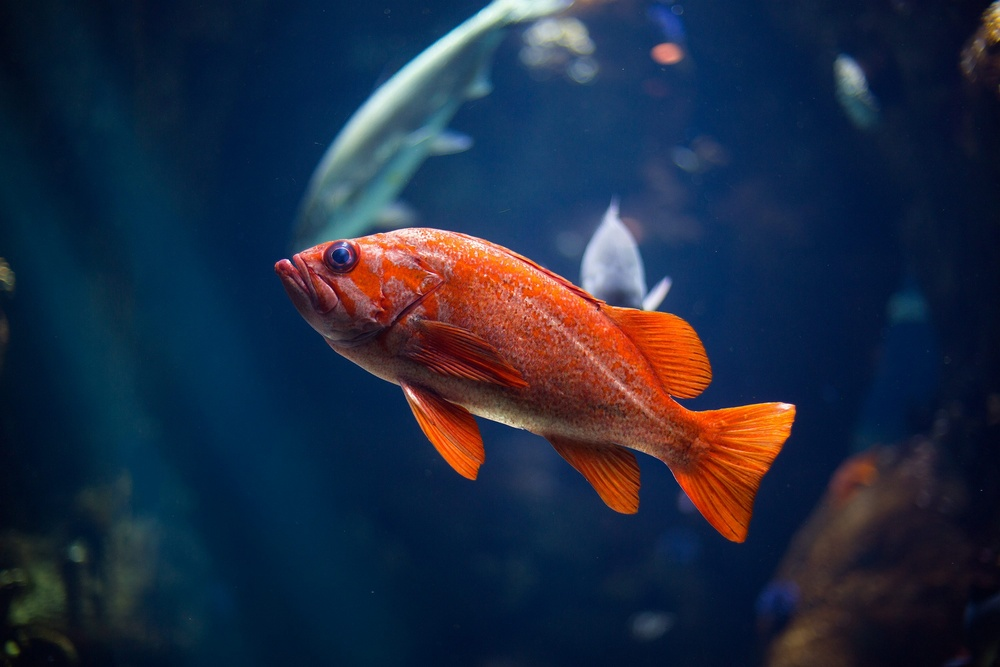
#> input picture photo-1497671954146-59a89ff626ff.jfif, 1000 x 667 px, shrunk from 3000 x 2000 before the run
$ jupyter execute image_Compression.ipynb
#> lines starting #> are read from the running program, lines starting #| are printed output that depends on the picture
[cell 1]
import numpy as np
import matplotlib.pyplot as plt
from sklearn.cluster import KMeans
from skimage import io

[cell 2]
# Load image
image = io.imread('photo-1497671954146-59a89ff626ff.jfif')
#> image is the input picture: shape (667, 1000, 3); mean R, G, B 32.8, 44.2, 65.8
image = image / 255.0  # Normalize pixel values (optional)

# Reshape image to a 2D array of pixels (n_samples, n_features)
pixels = image.reshape(-1, 3)

[cell 3]
# Apply KMeans
k = 16  # Number of colors (clusters)
kmeans = KMeans(n_clusters=k, random_state=42)
kmeans.fit(pixels)

[cell 4]
# Replace each pixel with its nearest centroid
compressed_pixels = kmeans.cluster_centers_[kmeans.labels_]
compressed_image = compressed_pixels.reshape(image.shape)

[cell 5]
# Show original vs compressed
plt.figure(figsize=(10, 5))
plt.subplot(1, 2, 1)
plt.title("Original Image")
plt.imshow(image)
plt.axis('off')

plt.subplot(1, 2, 2)
plt.title(f"Compressed Image with {k} colors")
plt.imshow(compressed_image)
plt.axis('off')

plt.show()
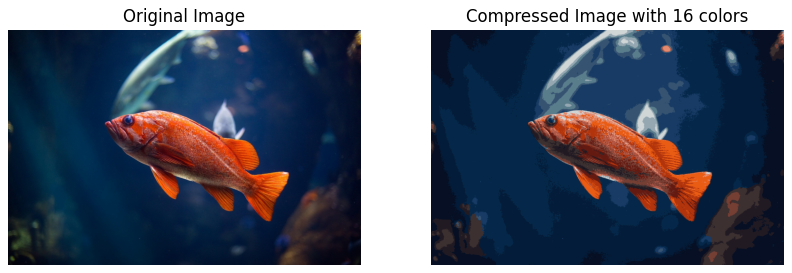
#> figure drawn by matplotlib, 2 panels
